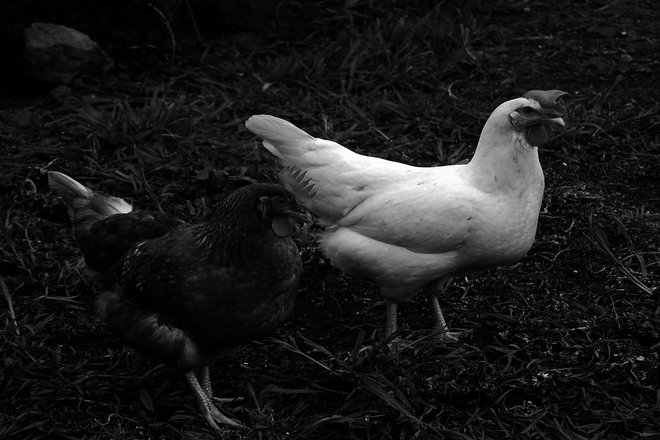
#> input picture covert/chickens.bmp, 660 x 440 px, found by its file name
$ python histogram.py
#> lines starting #> are read from the running program, lines starting #| are printed output that depends on the picture
from PIL import Image
import numpy as np
import matplotlib.pyplot as plt

# 讀取圖片並轉換為灰度圖
image_path = 'chickens.bmp'  # 替換成你的圖片路徑
image = Image.open(image_path).convert('L')
#> image is the input picture: PIL image 660x440 L; min 0, max 255, mean 27.6

# 將圖片轉換為NumPy數組
image_array = np.array(image)

# 計算直方圖及其概率分佈
histogram, bin_edges = np.histogram(image_array, bins=256, range=(0, 256), density=True)
#> histogram = 256 values, max 0.0483 at index 1, min 0.000176 at index 221, mean 0.00391; bin_edges = 257 values from 0 to 256

# 計算累積分佈函數 (CDF)
cdf = np.cumsum(histogram)
#> cdf = 256 values from 0.0302 to 1

# 定義轉換函數 T(r) = 7 * CDF(r)
def transformation_function(cdf, scale_factor=255):
    return scale_factor * cdf

# 計算所有像素值的轉換結果
s_values = transformation_function(cdf)
#> s_values = 256 values from 7.69 to 255

# 繪製原始直方圖和CDF
plt.figure(figsize=(12, 6))

# 直方圖
plt.subplot(1, 2, 1)
plt.bar(bin_edges[:-1], histogram, width=1, edgecolor='black', alpha=0.7)
plt.title('Histogram of Pixel Values')
plt.xlabel('Pixel Value')
plt.ylabel('Probability')

# 原始CDF
plt.subplot(1, 2, 2)
plt.plot(bin_edges[:-1], cdf, color='blue')
plt.title('CDF of Original Image')
plt.xlabel('Pixel Value')
plt.ylabel('Cumulative Probability')

plt.tight_layout()
plt.show()
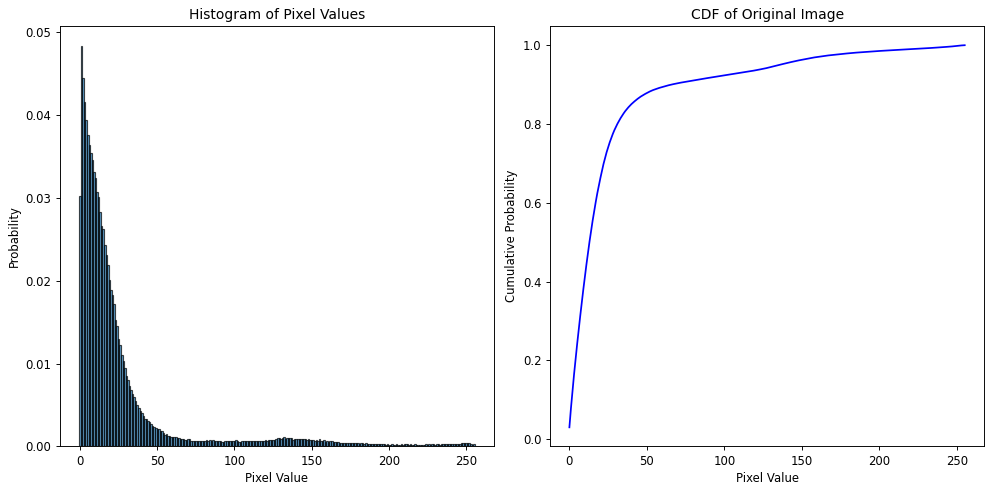
#> figure drawn by matplotlib, 2 panels; panel 1: tallest bar 0.0483 high, from x = 0.5 to 1.5; panel 2: curve peaks at x = 255, y = 1

# 顯示每個像素值的分佈概率和轉換後的結果
print("Pixel Value Distributions and Transformed Values:")
for i in range(256):
    print(f"r_{i} = {histogram[i]:.4f}, CDF = {cdf[i]:.4f}, s_{i} = {s_values[i]:.2f}")
#> this loop made 256 passes
#| r_0 = 0.0302, CDF = 0.0302, s_0 = 7.69
#| r_1 = 0.0483, CDF = 0.0784, s_1 = 20.00
#| r_2 = 0.0445, CDF = 0.1229, s_2 = 31.34
#| r_3 = 0.0415, CDF = 0.1645, s_3 = 41.94
#| r_4 = 0.0394, CDF = 0.2039, s_4 = 51.99
#| r_5 = 0.0376, CDF = 0.2415, s_5 = 61.58
#| r_6 = 0.0363, CDF = 0.2778, s_6 = 70.85
#| r_7 = 0.0353, CDF = 0.3132, s_7 = 79.86
#> (further printed lines are left out)
